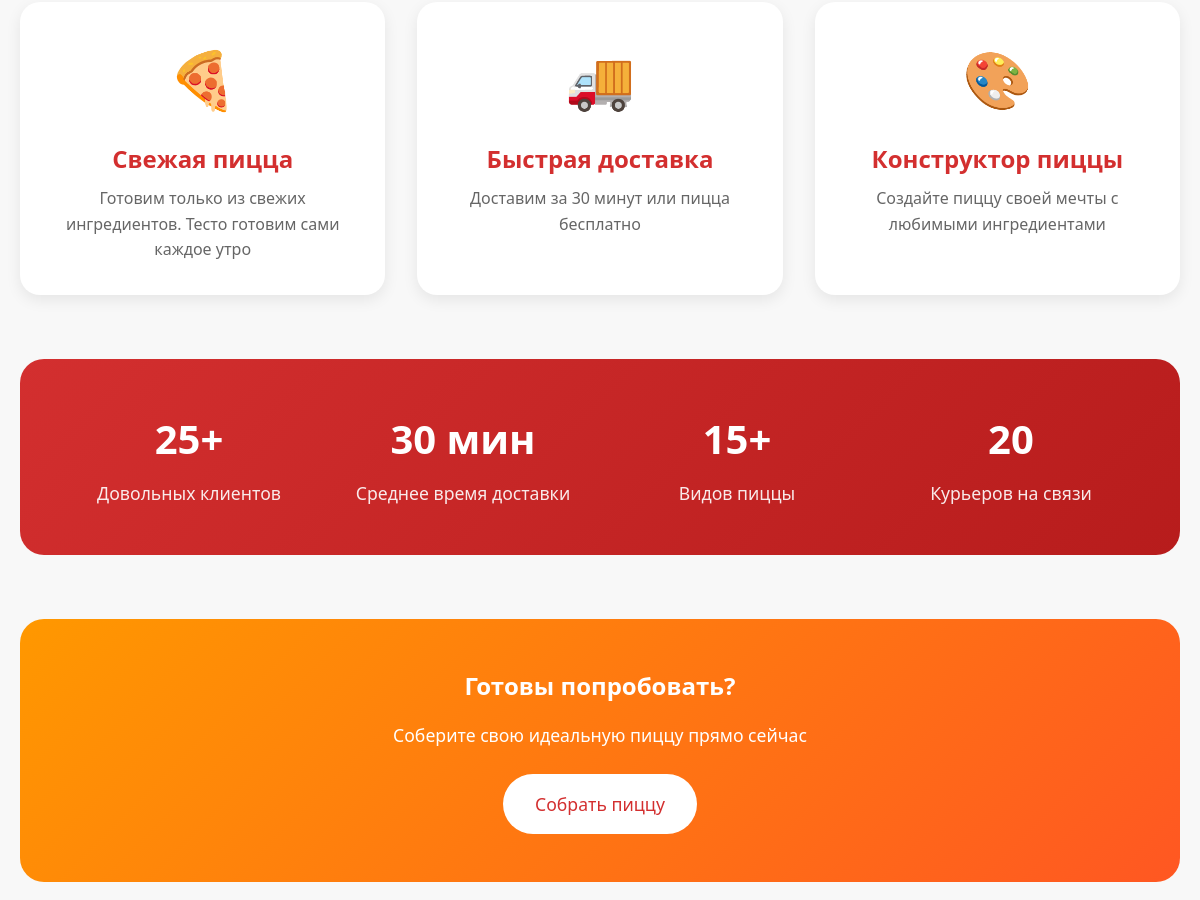
The app's page / (middle part), older data.
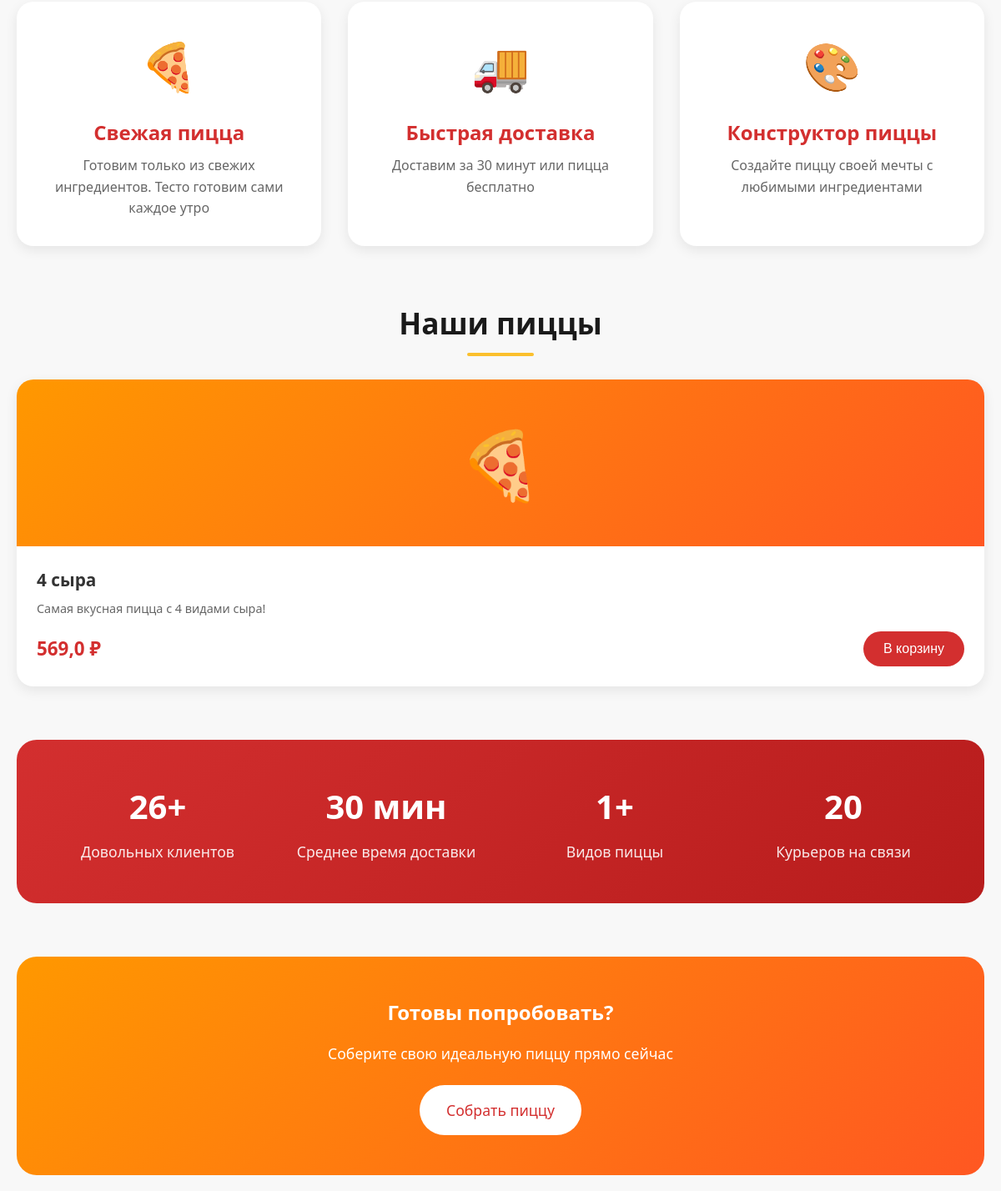
The same page, newer data.
### pizza/models.py (models this page shows, shortened)
class Pizza(models.Model):
    pizza_id = models.AutoField(primary_key=True)
    name = models.CharField(max_length=100)
    description = models.TextField(blank=True)
    base_price = models.FloatField()
    is_available = models.BooleanField(default=True)
    category = models.CharField(max_length=50, default="Классическая")
    ingredients = models.ManyToManyField(Ingredient, through='PizzaIngredient')

### pizza/views.py (the view)
# urls.py: path('', views.index, name='index'),
def index(request):
    ingredients = Ingredient.objects.all()
    pizzas = Pizza.objects.filter(is_available=True)
    total_clients = Client.objects.count()
    couriers_count = Courier.objects.count()
    pizzas_count = Pizza.objects.filter(is_available=True).count()
    context = {
        'ingredients': ingredients,
        'pizzas': pizzas,
        'total_clients': total_clients,
        'couriers_count': couriers_count,
        'pizzas_count': pizzas_count,
    }
    return render(request, 'index.html', context)

### pizza/context_processors.py (called while the page is built)
def cart_count(request):
    cart = request.session.get('cart', {})
    count = sum(item.get('quantity', 1) for item in cart.values())
    return {'cart_count': count}

### templates/index.html (shortened to what this page needs)
{% extends 'base.html' %}

### templates/base.html (shortened to what this page needs)
<!DOCTYPE html>
<html lang="ru">
<head>
</head>
<body>
    <main>
        <div class="container">
            {% if request.path == '/' %}
            <div class="features">
                <div class="feature-card">
                    <div class="feature-icon">🍕</div>
                    <h3>Свежая пицца</h3>
                    <p>Готовим только из свежих ингредиентов. Тесто готовим сами каждое утро</p>
                </div>
                <div class="feature-card">
                    <div class="feature-icon">🚚</div>
                    <h3>Быстрая доставка</h3>
                    <p>Доставим за 30 минут или пицца бесплатно</p>
                </div>
                <div class="feature-card">
                    <div class="feature-icon">🎨</div>
                    <h3>Конструктор пиццы</h3>
                    <p>Создайте пиццу своей мечты с любимыми ингредиентами</p>
                </div>
            </div>
            {% if pizzas %}
            <div class="section-title">
                <h2>Наши пиццы</h2>
            </div>
            <div class="pizza-grid">
                {% for pizza in pizzas %}
                <div class="pizza-card">
                    <div class="pizza-image">🍕</div>
                    <div class="pizza-info">
                        <h3>{{ pizza.name }}</h3>
                        <p>{{ pizza.description|default:"Вкусная пицца из свежих ингредиентов"|truncatechars:80 }}</p>
                        <div class="pizza-footer">
                            <span class="pizza-price">{{ pizza.base_price }} ₽</span>
                            <button class="btn" onclick="addToCart('pizza', {{ pizza.pizza_id }}, '{{ pizza.name }}', {{ pizza.base_price }})">В корзину</button>
                        </div>
                    </div>
                </div>
                {% endfor %}
            </div>
            {% endif %}
            <div class="stats">
                <div class="stat-item">
                    <h3>{{ total_clients|default:"1000" }}+</h3>
                    <p>Довольных клиентов</p>
                </div>
                <div class="stat-item">
                    <h3>30 мин</h3>
                    <p>Среднее время доставки</p>
                </div>
                <div class="stat-item">
                    <h3>{{ pizzas_count|default:"15" }}+</h3>
                    <p>Видов пиццы</p>
                </div>
                <div class="stat-item">
                    <h3>{{ couriers_count|default:"5" }}</h3>
                    <p>Курьеров на связи</p>
                </div>
            </div>
            <div class="cta">
                <h2>Готовы попробовать?</h2>
                <p>Соберите свою идеальную пиццу прямо сейчас</p>
                <a href="/constructor" class="btn btn-large" style="background: white; color: #d32f2f;">Собрать пиццу</a>
            </div>
            {% else %}
            {% block content %}{% endblock %}
            {% endif %}
        </div>
    </main>
</body>
</html>

Row changes from the older to the newer data that the page shows:
added Pizza: name "4 сыра", description "Самая вкусная пицца с 4 видами сыра!", base_price "569,0"
Text that changed along with them:
{{ total_clients|default:"1000" }}: "25" → "26"
{{ pizzas_count|default:"15" }}: "15" → "1"
text now shown: "Наши пиццы"
